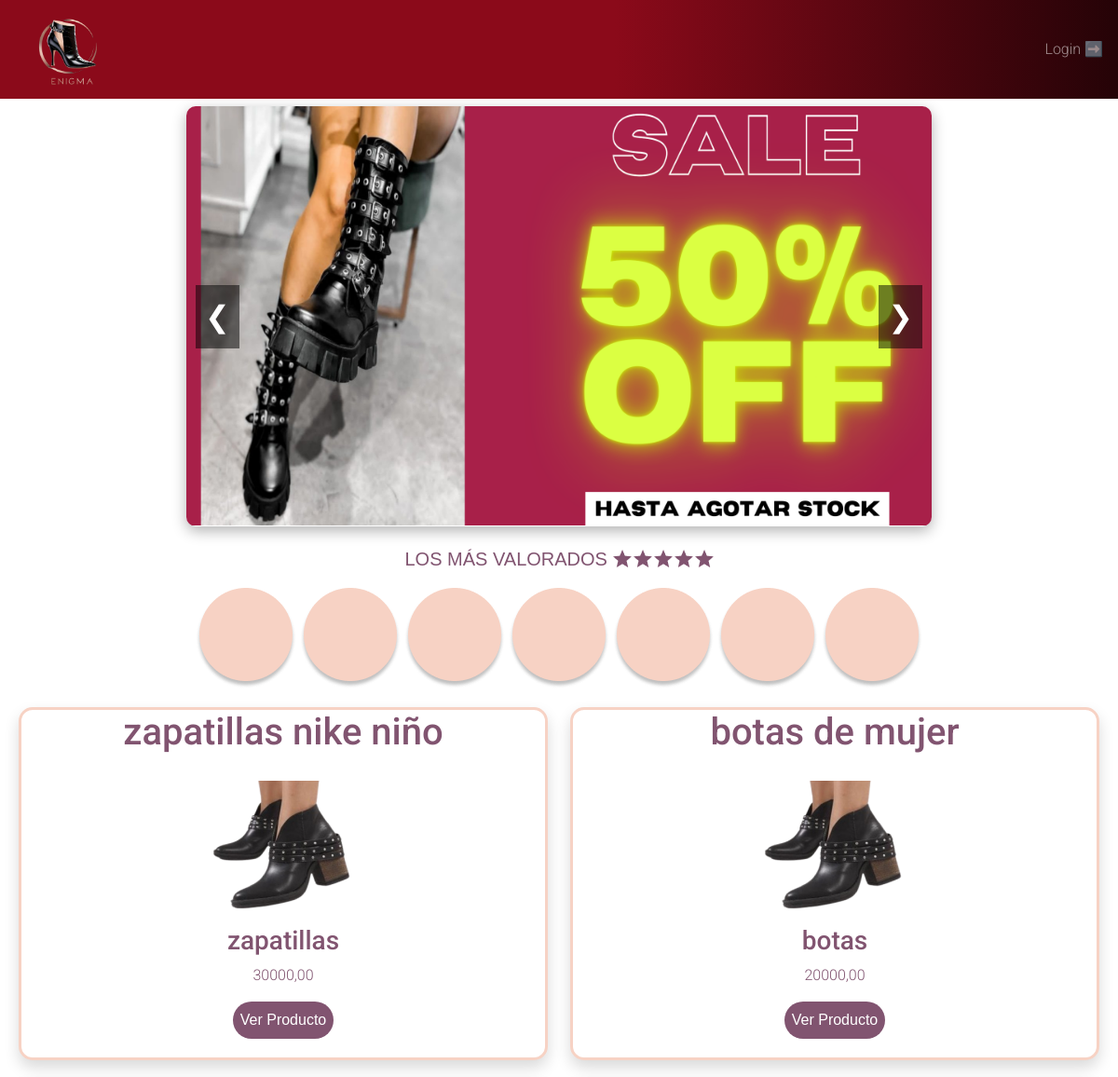
The app's page / (upper part), older data.
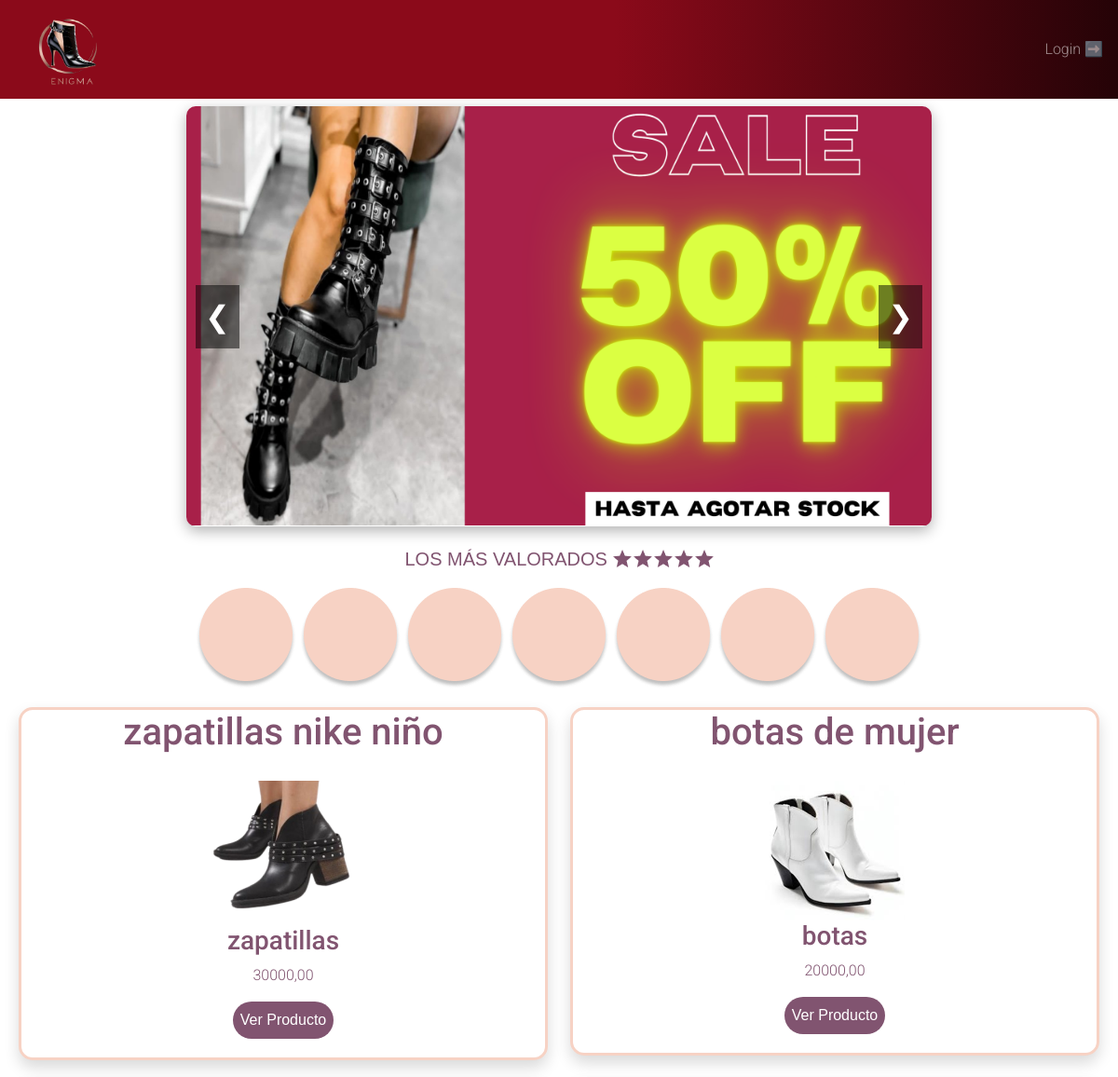
The same page, newer data.
### productos/models.py (models this page shows, shortened)
class Producto(models.Model):
    nombre = models.CharField(max_length=100)
    cantidad = models.IntegerField()
    descripcion = models.TextField()
    imagen = models.ImageField(upload_to='static/product_image', default='static/IMAGES/producto.png')
    precio = models.DecimalField(max_digits=10,decimal_places=2)
    categoria = models.ForeignKey(Categoria, on_delete=models.SET_DEFAULT, default=0)

class Categoria(models.Model):
    nombre = models.CharField(max_length=100)

### inicio/views.py (the view)
# urls.py: path('',inicio, name='inicio'),
def inicio(request):
    if request.method == 'GET':
        productos = Producto.objects.order_by('-id')[:10]
        carrito_cantidad = 0
        if request.user.username:
            carrito = Carrito_item.objects.filter(usuario=request.user)
            carrito_cantidad = carrito.count()
        context = {
        'title' : 'Inicio',
        'productos' : productos,
        'carrito_cantidad':carrito_cantidad
        }
        return render(request,'inicio.html', context=context)

### templates/inicio.html (shortened to what this page needs)
{% extends 'base.html' %}
{% block content %}
{% load static %}
<main class="container-fluid">
    <div class="row p-2">
        <div class="slider-container">
            <div class="slider">
                <div class="slides">
                    <div class="slide active">
                        <img src="{% static '/IMAGES/banner1.png' %}" alt="Imagen 1">
                    </div>
                </div>
                <button class="control prev" onclick="prevSlide()">&#10094;</button>
                <button class="control next" onclick="nextSlide()">&#10095;</button>
            </div>
        </div>
        <div class="valorados">
            <p>
                LOS MÁS VALORADOS
                <img style="margin-bottom: 5px;" src="{% static '/IMAGES/valoraciones.png' %}">
            </p>
            <div class="catalogo">
                <img src="{% static '/IMAGES/Ellipse.png' %}">
                <img src="{% static '/IMAGES/Ellipse.png' %}">
                <img src="{% static '/IMAGES/Ellipse.png' %}">
                <img src="{% static '/IMAGES/Ellipse.png' %}">
                <img src="{% static '/IMAGES/Ellipse.png' %}">
                <img src="{% static '/IMAGES/Ellipse.png' %}">
                <img src="{% static '/IMAGES/Ellipse.png' %}">
            </div>
        </div>
        {% for producto in productos %}
        <div style="margin-top: 20px;" class="col-md-6">
            <div class="card shadow product">
                <h1> {{producto.nombre}} </h1>
                <img style="width: max-content; margin-top: 20px;" src="{{producto.imagen}}" alt="Producto">
                <h3> {{producto.categoria.nombre}} </h3>
                <p> {{producto.precio}} </p>
                <a class="ver-producto" id="ver" href="#">Ver Producto</a>
            </div>
        </div>
        {% endfor %}
    </div>
</main>
{% endblock %}

Row changes from the older to the newer data that the page shows:
changed Producto "botas de mujer": imagen: a different picture
